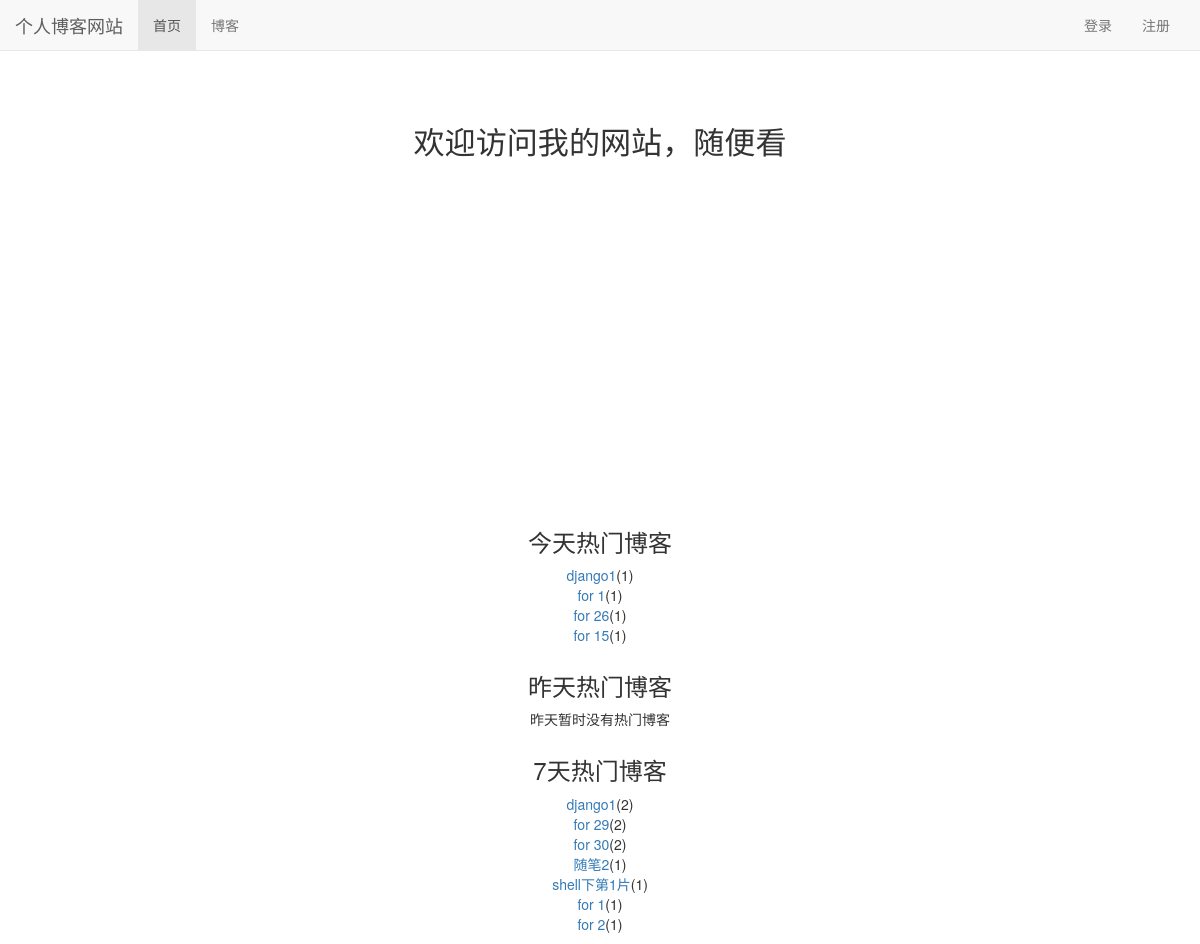
The page / on the database its author committed.
### read_statistics/models.py (models this page shows)
class ReadDetail(models.Model):
    date = models.DateField(default=timezone.now)
    read_num = models.IntegerField(default=0)
    content_type = models.ForeignKey(ContentType, on_delete=models.CASCADE)
    object_id = models.PositiveIntegerField()
    content_object = GenericForeignKey('content_type', 'object_id')

### blog/models.py (models this page shows, shortened)
class Blog(models.Model,ReadNumExpandMethod):
    title = models.CharField(max_length=50)
    blog_type = models.ForeignKey(BlogType,on_delete=models.CASCADE)
    content = RichTextUploadingField()
    author = models.ForeignKey(User,on_delete=models.CASCADE)
    read_details = GenericRelation(ReadDetail)
    created_time = models.DateTimeField(auto_now_add=True)
    last_updated_time = models.DateTimeField(auto_now=True)
    class Meta:
        ordering = ['-created_time']

### mysite/views.py (the view)
# urls.py: 2. Add a URL to urlpatterns:  path('', views.home, name='home')
def home(request):
    blog_content_type = ContentType.objects.get_for_model(Blog)
    dates,read_nums = get_seven_days_read_data(blog_content_type)
    hot_blogs_for_7_days = cache.get('hot_blogs_for_7_days')
    if hot_blogs_for_7_days is None:
        hot_blogs_for_7_days = get_7_days_hot_blogs()
        cache.set('hot_blogs_for_7_days',hot_blogs_for_7_days,3600)
    context={}
    context['dates'] = dates
    context['read_nums'] = read_nums
    context['today_hot_data'] = get_today_hot_data(blog_content_type)
    context['yesterday_hot_data'] = get_yesterday_hot_data(blog_content_type)
    context['hot_blogs_for_7_days'] = get_7_days_hot_blogs()
    return render(request,'home.html',context)

### mysite/views.py (called while the page is built)
def get_7_days_hot_blogs():
    today = timezone.now().date()
    date = today - datetime.timedelta(days=7)
    blogs = Blog.objects.filter(read_details__date__lt=today,read_details__date__gte=date).values('id','title').annotate(read_num_sum=Sum('read_details__read_num')).order_by('-read_num_sum')
    return blogs[:7]

### read_statistics/utils.py (called while the page is built)
def get_seven_days_read_data(content_type):
    today = timezone.now().date()
    dates = []
    read_nums = []
    for i in range(7,0,-1):
        date = today - datetime.timedelta(days=i)
        dates.append(date.strftime('%m/%d'))
        read_details = ReadDetail.objects.filter(content_type=content_type,date=date)
        result = read_details.aggregate(read_num_sum=Sum('read_num'))
        read_nums.append(result['read_num_sum'] or 0)
    return dates,read_nums

def get_today_hot_data(content_type):
    today = timezone.now().date()
    read_details = ReadDetail.objects.filter(content_type=content_type,date=today).order_by('-read_num')
    return read_details[:7]  #limit

def get_yesterday_hot_data(content_type):
    today = timezone.now().date()
    yesterday = today - datetime.timedelta(days=1)
    read_details = ReadDetail.objects.filter(content_type=content_type,date=yesterday).order_by('-read_num')
    return read_details[:7]

### user/context_processors.py (called while the page is built)
def login_modal_form(request):
    return {'login_modal_form':LoginForm()}

### templates/home.html (shortened to what this page needs)
{% extends 'base.html' %}
{% load staticfiles %}
{% block header_extends %}
    <link rel="stylesheet" type="text/css" href="{% static 'home.css' %}"></link>
{% endblock %}
{% block nav_home_active %}active{% endblock %}
{% block content %}
    <h3 class="home-content">欢迎访问我的网站，随便看</h3>
    <div id="container"></div>
    <div class="hot-data">
        <h3>今天热门博客</h3>
        <ul>
            {% for hot_data in today_hot_data %}
                <li><a href="{% url 'blog_detail' hot_data.content_object.pk %}">{{ hot_data.content_object.title }}</a>({{ hot_data.read_num }})</li>
            {% empty %}
                <li>今天暂时没有热门博客</li>
            {% endfor %}
        </ul>
    </div>
    <div class="hot-data">
        <h3>昨天热门博客</h3>
        <ul>
            {% for hot_data in yesterday_hot_data %}
                <li><a href="{% url 'blog_detail' hot_data.content_object.pk %}">{{ hot_data.content_object.title }}</a>({{ hot_data.read_num }})</li>
            {% empty %}
                <li>昨天暂时没有热门博客</li>
            {% endfor %}
        </ul>
    </div>
    <div class="hot-data">
        <h3>7天热门博客</h3>
        <ul>
            {% for hot_blog in hot_blogs_for_7_days %}
                <li><a href="{% url 'blog_detail' hot_blog.id %}">{{ hot_blog.title }}</a>({{ hot_blog.read_num_sum }})</li>
            {% empty %}
                <li>7天暂时没有热门博客</li>
            {% endfor %}
        </ul>
    </div>
{% endblock %}

### static/base.css (style rules this page uses)
* { margin: 0; padding: 0; }
body { margin-top: 70px!important; }
ul { list-style-type: none; }

### static/home.css (style rules this page uses)
h3.home-content { font-size: 222%; text-align: center; margin-top: 4em; margin-bottom: 2em; }
div#container { margin: 0 auto; height: 20em; min-width: 20em; max-width: 30em; }
div.hot-data { text-align: center; margin-top: 2em; }

### rows shown on the page
ReadDetail: content_object "django1", read_num "1"
ReadDetail: content_object "for 1", read_num "1"
ReadDetail: content_object "for 26", read_num "1"
ReadDetail: content_object "for 15", read_num "1"
Blog: title "for 1", read_num_sum "1"

### other values the page prints
{{ hot_blog.title }} "django1" "for 29" "for 30" "随笔2" "shell下第1片" "for 2"
{{ hot_blog.read_num_sum }} "2" "2" "2" "1" "1" "1"
